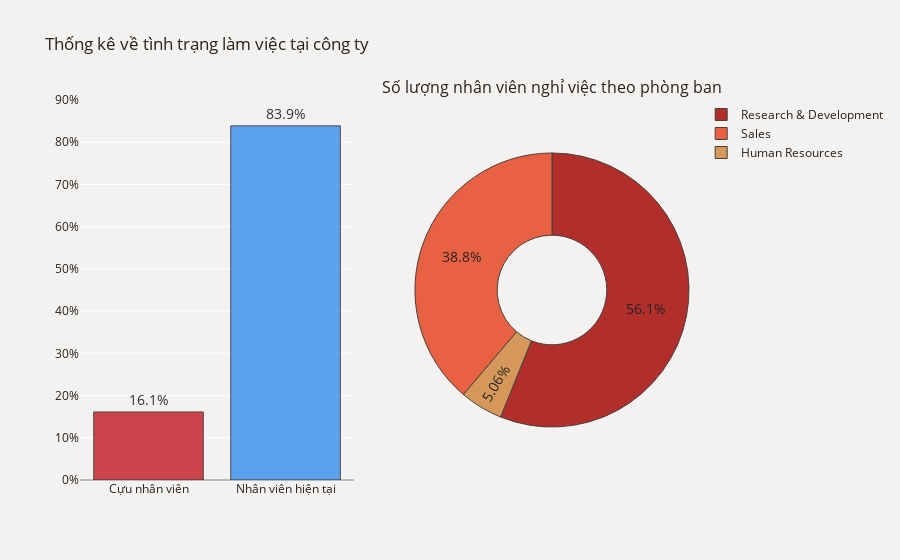

Source (notebook cell):
### Markdown cell above
Xem xét quy mô công ty

### Code cell
fig=make_subplots(rows=1, cols=2, 
                  subplot_titles=("", "Số lượng nhân viên nghỉ việc theo phòng ban"),
                  specs=[[{"type": "bar"}, {"type": "pie"}]])

# Bar chart
plot_df=df['Attrition'].value_counts(normalize=True)
plot_df=plot_df.mul(100).rename('Percent').reset_index().sort_values('Percent')
plot_df.rename(columns={'index':'Attrition'}, inplace=True)
plot_df['Attrition']=['Cựu nhân viên' if i == 'Yes' else 'Nhân viên hiện tại' for i in plot_df['Attrition']]
x=plot_df['Attrition']
y=plot_df['Percent']
fig.add_trace(
    go.Bar(x=x, y=y, text=y,opacity=.8,
           hovertemplate='Employee Attrition Rate<br>%{x}: %{y:.3}%<extra></extra>',
           showlegend=False), row=1, col=1)
fig.update_traces(texttemplate='%{text:.3s}%', textposition='outside', 
                  marker_line=dict(width=1, color='#1F0202'), marker_color=["#C41823","#368EED"])
fig.update_yaxes(zeroline=True, zerolinewidth=1, zerolinecolor='gray')
fig.update_layout(yaxis_ticksuffix = '%')

# Pie chart
plot_df2=df[df.Attrition=='Yes']
plot_df2=plot_df2['Department'].value_counts(normalize=True)
plot_df2=plot_df2.mul(100).rename('Percent').reset_index().sort_values('Percent', ascending=False)
plot_df2.rename(columns={'index':'Department'}, inplace=True)
fig.add_trace(go.Pie(labels=plot_df2['Department'], values=plot_df2['Percent'], opacity=0.85, hole=0.4,
                     hovertemplate='%{label}<br>Attrition Rate: %{value:.3}%<extra></extra>',
                     marker_colors=["#A70C09","#E74824","#D08841"]), row=1, col=2)
                    #  marker_colors=['#587D65','#ADC4B2','#D1C9C2']), row=1, col=2)
fig.update_yaxes(tickmode = 'array', range=[0, 90], dtick=5)
fig.update_traces(textfont_size=14,textfont_color='black',marker=dict(line=dict(color='#28221D', width=1)))
fig.update_layout(title_text="Thống kê về tình trạng làm việc tại công ty", font_color='#28221D',
                  paper_bgcolor='#F4F2F0', plot_bgcolor='#F4F2F0')      
fig.show()

### Figure 1 — Plotly figure (JSON) as saved in the notebook; plotly's stock layout.template omitted (floating-point values rounded to 4 significant figures)
{"data": [{"hovertemplate": "Employee Attrition Rate<br>%{x}: %{y:.3}%<extra></extra>", "marker": {"color": ["#C41823", "#368EED"], "line": {"color": "#28221D", "width": 1}}, "opacity": 0.8, "showlegend": false, "text": [16.12, 83.88], "textfont": {"color": "black", "size": 14}, "textposition": "outside", "texttemplate": "%{text:.3s}%", "type": "bar", "x": ["Cựu nhân viên", "Nhân viên hiện tại"], "xaxis": "x", "y": [16.12, 83.88], "yaxis": "y"}, {"domain": {"x": [0.55, 1], "y": [0, 1]}, "hole": 0.4, "hovertemplate": "%{label}<br>Attrition Rate: %{value:.3}%<extra></extra>", "labels": ["Research & Development", "Sales", "Human Resources"], "marker": {"colors": ["#A70C09", "#E74824", "#D08841"], "line": {"color": "#28221D", "width": 1}}, "opacity": 0.85, "textfont": {"color": "black", "size": 14}, "type": "pie", "values": [56.12, 38.82, 5.063]}], "layout": {"annotations": [{"font": {"size": 16}, "showarrow": false, "text": "Số lượng nhân viên nghỉ việc theo phòng ban", "x": 0.775, "xanchor": "center", "xref": "paper", "y": 1, "yanchor": "bottom", "yref": "paper"}], "font": {"color": "#28221D"}, "paper_bgcolor": "#F4F2F0", "plot_bgcolor": "#F4F2F0", "title": {"text": "Thống kê về tình trạng làm việc tại công ty"}, "xaxis": {"anchor": "y", "domain": [0, 0.45]}, "yaxis": {"anchor": "x", "domain": [0, 1], "dtick": 5, "range": [0, 90], "tickmode": "array", "ticksuffix": "%", "zeroline": true, "zerolinecolor": "gray", "zerolinewidth": 1}}}
